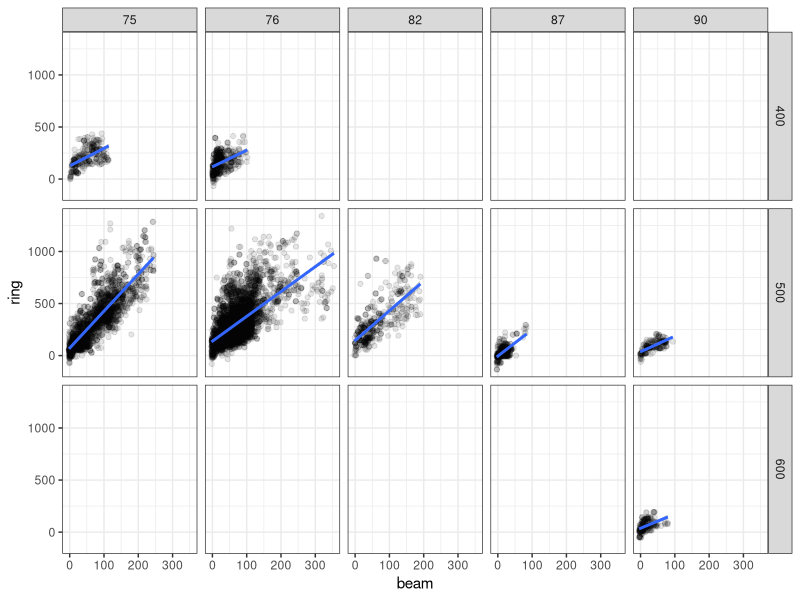
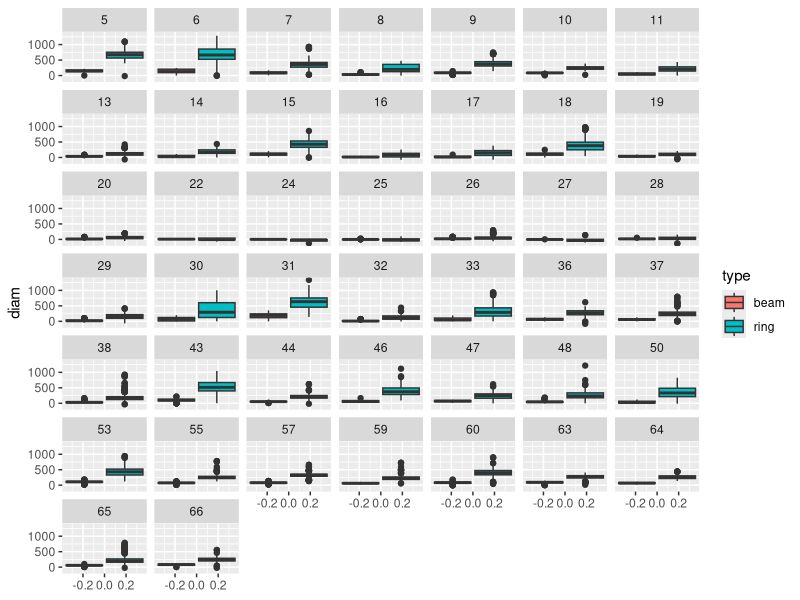
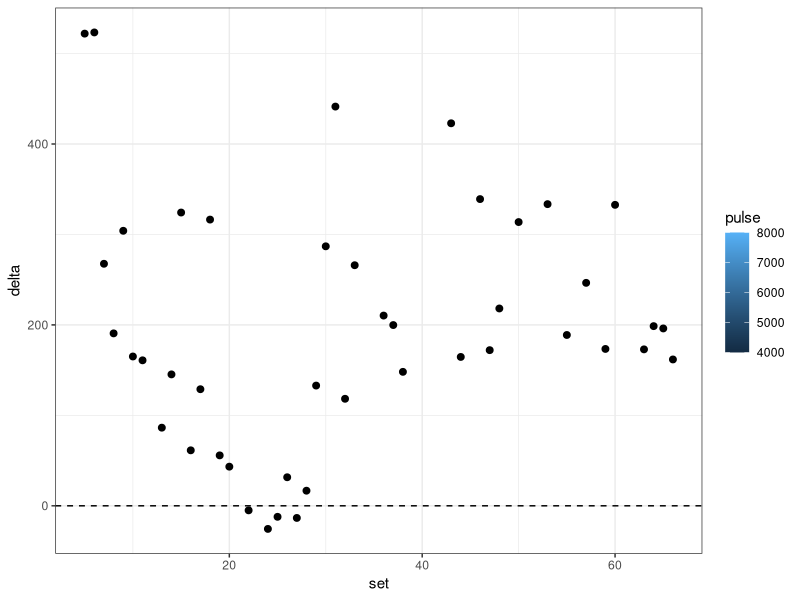
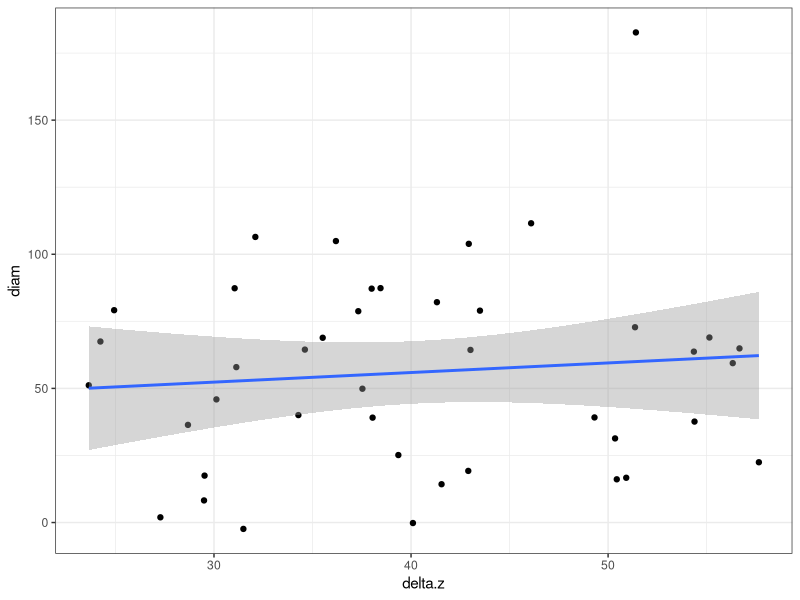

Source code (R) for these figures, in order: (Note: this script raises an error after producing the figures.)
# script to analyze dimensions of aggregations around FADs

# 0. Description  ----------------

# there are several objectives in this study:
# (1) Measure and correct atwarth distorsion of multibeam sonar
# (2) Compare horizontal and vertical diameters of aggregations
#     Is there any consistent pattern?
# (3) Correlate abunance with chatches


# The data we are using are:
#   horizontal sonar, 
#   vertical echosounder EK60 @ 120 kHz, and:
#   catches per species

# The sonar is a Simrad SN90? with 32 beams of 3.75º each
# According to Missund (1993), when measuring school sizes with sonar
# the alongship beam correction should be:
#   beam = AlongBeamSize - (1500*Pulso*1e-6)/2 
# and the atwarthship correction should be:
#   ring = AlongRingSize - 2*n*(2/3)*Rango*tan(3.75*pi/(2*180))
# where n is the number of beams occupied by the school
# and Rango is the approximate distance to the center of the school

# 1. Load libraries and input data --------------

library(dplyr)
library(tidyr)
library(ggplot2)
library(purrr)
library(broom)

# read data files:
# (1) dimensiones - sonar-based school diameters 
# (2) vert - echosounder-based school heights
# (3) lances - info about catches
# (4) acous - echosounder acoustic echointegration 

# (1) dimensiones -  sonar-based school diameters 
# done with Profos by Udane 
# It measures simultaneously longitudinal and transversal diameters of 
# the same aggregation around a FAD
# it contains multiple measures per set, so 
# needs to be summarised
dimensiones <- read.table(file = "datos/Dimensions-pp.txt", sep = "\t", 
                          header = T, dec = ".")  %>% 
  rename(distance = Diancia.del.Banco..m.)
str(dimensiones)

# Relevant variables:
# Self-explanatory: set, Date (mmddyyyy), Time (hhmm)
# Trans.tilt: transducer tilt angle (º) (0 for horizontal)
# AlongBeamSize: longitudinal measure of the school diameter (m)
# AlongRingSize: transversal measure of the school diameter (m)
# Dudoso: especially difficult or compromised diameter measures (1/0)
# Pulso: pulse duration (micro s)
# Rango: maximum detection range of the sonar (m)
# Frecuency: operating frequency of the sonar (kHz)
# distance: distance to the center of the school (m)


# (2) vert - echosounder-based school heights
# output of the lines drawn in Echoview by Iñaki
# indicating the approximate initial and final depth of each school
# as recorded by the vertical echosounder onboard the logistic boat
# It contains multiple depths per set, so 
# we have to summarise befor merging to other data
vert <- read.table("datos/profundidades.txt", header = T, sep = "\t")
str(vert)

# Relevant variables:
# set (id), Zsup, SD_Zsup, Zfin, SD_Zfin (m)

# (3) lances - info about catches
lances <- read.table("datos/Lances.txt", header = T, sep = "\t")
str(lances)  

# Relevant variables:
# Lance, Fecha, Hora
# Captura.Total, skj, bet, yft (t)

# (4) acous - echosounder acoustic echointegration 
# vertical acoustic density and NASC at 120 kHz
# it is 120 instead of 38 because the 38 failed at some point of the survey
# it is echointegrated between the ranges of the Echoview lines in "vert"
acous <- read.table("datos/Ecointegra120xlance.txt", header = T, sep = "\t")
acous <- acous[c(1,5:17, 21:23)]
acous <- acous[-c(5:9)]
str(acous)

# Relevant variables:
# Set, Date_M (yyyymmdd), Time_M (hh:mm:ss.ssss; factor)
# NASC, Sv_mean

## 1. Correction of the atwarth dimension  -----------------
# we measure the diameter of the aggregation along beam and along ring
# at complete round trajectories surroundng the FAD during purse seining ops.
# then we compare the corrected along-beam diameter estimations
# with the along-ring ones
# and try to estimate correction factors for the latter

summary(dimensiones)

# we apply Misund's corrections:
dimensiones <- dimensiones %>%
  mutate(n = case_when(
          Rango == 400 ~ 15, 
          Rango == 500 ~ 14, 
          Rango == 600 ~ 13
          ),
          beam = AlongBeamSize - (1500*Pulso*1e-6)/2, 
          ring = AlongRingSize - 2*n*(2/3)*distance*tan(3.75*pi/(2*180)))
dimensiones %>%
  filter(Dudoso != 1) %>%
  ggplot(aes(x = beam, y = ring)) +
  geom_point(alpha = 0.1) +
  geom_smooth(method = "lm") +
  theme_bw() +
  facet_grid(Rango ~ Frecuency)
  
modelo <- lm(data = dimensiones, beam ~ ring)
summary(modelo)

lmod <- function(x) lm(data = x, beam ~ AlongRingSize)

dim.l <- split(x = dimensiones, f = dimensiones$Frecuency)
mod.l <- map(.x = dim.l, .f = lmod)
map(.x = mod.l, .f = summary)
# significant*** correlation between along and atwarth diameters for all freqs 
# the best R2 for 75 kHz (61%) followed by 82 kHz (52%); the rest, well below 50% 
# Estimated correction for atwarth diameters
# corrected.atwarth.diam = 0.18*atwarth.diam - 14.5 m

dim.l2 <- split(x = dimensiones, f = dimensiones$Rango)
mod.l2 <- map(.x = dim.l2, .f = lmod)
map(.x = mod.l2, .f = summary)

# Check try the following idea: correct the atwarth diameter estimation with 
# the formula by Misund (1993). Then, see if it corrects completely
# according to the along beam estimation. If not, apply the result of 
# the linear regression obtained here.

# boxplot of alongship vs athwarthship diameters
dimensiones %>%  
  gather(beam:ring, key = "type", value = "diam") %>% 
  ggplot(aes(y = diam)) + 
  geom_boxplot(aes(fill = type)) +
  facet_wrap(~ set)

# scatterplot of difference in diameter per set
dimensiones %>%  
  mutate(delta = ring - beam) %>% 
  group_by(set) %>% 
  summarise(delta = mean(delta), pulse = mean(Pulso)) %>% 
  ggplot(aes(y = delta, x = set)) + 
  geom_point(aes(fill = pulse), size = 2) +
  geom_hline(yintercept = 0, linetype = 2) +
  theme_bw()


## 2. Vertical vs horizontal diameters -------------------------
# we compare vert vs horiz to see whether there is a stable relationship between them

## 2.1 Summarise vertical diameters per set ---------
vert <- vert %>%
  mutate(delta.z = Zfin - Zsup) 
vert %>% summary()
vert %>% group_by(set) %>%
  summarise(mean(delta.z))

vert.sum <- vert %>% 
  mutate(delta.z = Zfin - Zsup, 
         sd.delta.z = SD_Zsup + SD_Zfin) %>%
  group_by(set) %>%
  summarise(delta.z = mean(delta.z, na.rm = T), 
            sd.z = mean(sd.delta.z, na.rm = T)) %>%
  mutate(cv.z = sd.z/delta.z)
summary(vert.sum$delta.z)

## 2.2 Summarise horizontal diameters per set -------
horiz.sum <- dimensiones %>%
  group_by(set) %>%
  summarise(diam = mean(beam, na.rm = T), 
            sd.diam = sd(beam, na.rm = T)) %>%
  mutate(cv.diam = sd.diam/diam)

## 2.3 Combine and compare vertical and horizontal info  --------------
geom <- merge(vert.sum, horiz.sum, by = "set", all = F)

geom %>%
  ggplot(aes(x = delta.z, y = diam)) +
  geom_point() +
  geom_smooth(method = "lm") +
  theme_bw()

# unfortunately (or fortunately) the diameter seems pretty constant
# independent from the vertical extension of the aggregation
# According to these data, for vertical extensions between 20 and 70 m
# in the Atlantic Ocean the average horizontal diameter would be constant = 50 m
# Unless we find a relationship with sv or nasc...


## 3. Predicting catches with only vertical data ----------------
lances.geom <- merge(geom, lances, by.x = "set", by.y = "Lance")

lances.geom <- merge(lances.geom, acous, by.x = "set", by.y = "Set")
lances.geom <- lances.geom[c(1:8, 10, 15:24, 27:32)] 


panel.cor <- function(x, y, digits=2, prefix="", cex.cor) 
{
  usr <- par("usr"); on.exit(par(usr)) 
  par(usr = c(0, 1, 0, 1)) 
  r <- abs(cor(x, y)) 
  txt <- format(c(r, 0.123456789), digits = digits)[1] 
  txt <- paste(prefix, txt, sep = "") 
  if (missing(cex.cor)) cex <- 0.8/strwidth(txt) 
  
  test <- cor.test(x,y) 
  # borrowed from printCoefmat
  Signif <- symnum(test$p.value, corr = FALSE, na = FALSE, 
                   cutpoints = c(0, 0.001, 0.01, 0.05, 0.1, 1),
                   symbols = c("***", "**", "*", ".", " ")) 
  
  text(0.5, 0.5, txt, cex = cex * r) 
  text(.8, .8, Signif, cex = cex, col = 2) 
}
x11()
pairs(lances.geom, lower.panel = panel.smooth, upper.panel = panel.cor)
# I don't see anything interesting
